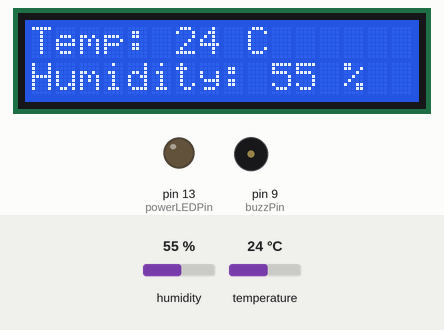
The sketch below on a simulated Arduino Uno, built with avr-gcc and run on an emulated ATmega328P. Parts: 16×2 character LCD, output pins drawn as LEDs (lit = HIGH), buzzer (waves = sounding). Inputs (shaded band) come from the test bench; at power-on: humidity 55 %, temperature 24 °C. No radio packets arrive unless stated.

Above: at 3.2 s.
3.3 s: humidity set to 53 %
At 11.5 s:
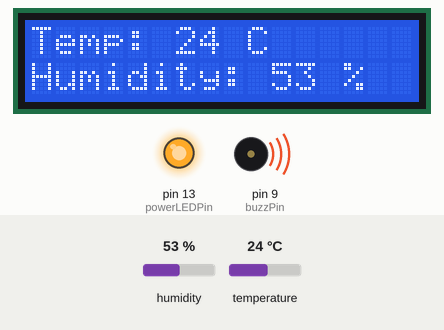
11.8 s: humidity set to 56 %
At 19.6 s:
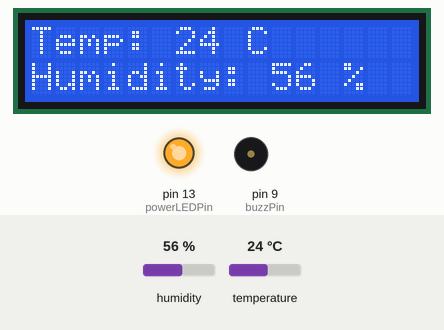
19.9 s: temperature set to 20 °C
At 26.9 s:
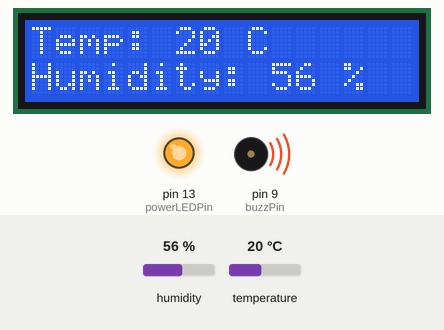
28.0 s: temperature set to 12 °C
At 35.5 s:
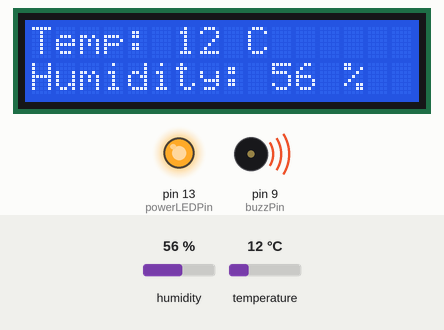
Timing chart, 0 to 37.0 s (numbered marks = the images above; inputs shaded):
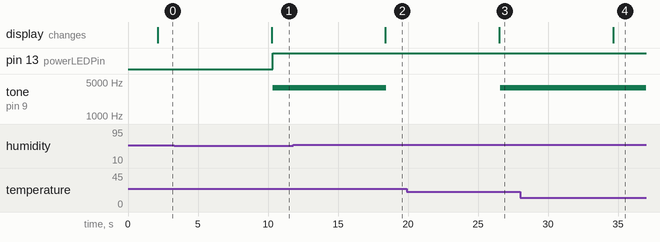

Measured:
- the behaviour switches between 55 and 54 % on humidity (found by bisection; images 0 and 1)
- the behaviour switches between 22 and 21 °C on temperature (found by bisection; images 2 and 3)
- after the input at 3.3 s, pin 13 (powerLEDPin): LOW → HIGH after 7.0 s; tone on pin 9 (buzzPin): silent → 3776 Hz after 7.0 s; the display: changes after 7.0 s (image 1)
- after the input at 11.8 s, tone on pin 9 (buzzPin): 3776 Hz → silent after 6.7 s; the display: changes after 6.6 s (image 2)
- after the input at 19.9 s, tone on pin 9 (buzzPin): silent → 3776 Hz after 6.7 s; the display: changes after 6.6 s (image 3)
- after the input at 28.0 s, the display: changes after 6.6 s (image 4)

The sketch:

amkortech_avrtransmitter.ino
```cpp
#include <SoftwareSerial.h>
#include <RH_ASK.h>
#include<LiquidCrystal_I2C.h>
#include "DHT.h"

#define DHTPIN 10
#define DHTTYPE DHT11

DHT dht(DHTPIN, DHTTYPE);
LiquidCrystal_I2C lcd(0x3F,2,1,0,4,5,6,7,3, POSITIVE);

SoftwareSerial picSS(3,2);
SoftwareSerial gsmSerial(7,8);

String data;
int temp;
int relHum;
bool DEBUG=false;
int powerLEDPin=13;
int buzzPin=9;
int buzz=9;
String toReceiver;

RH_ASK driver; // PIN12
char msg[4];

void setup()
{
  dht.begin();
  pinMode(powerLEDPin, OUTPUT);
  pinMode(buzzPin, OUTPUT);
  //digitalWrite(buzzPin,HIGH);

  Serial.begin(9600);

  gsmSerial.begin(9600);
  //initGSM();
    picSS.begin(9600);
  if (!driver.init() && DEBUG)
  {
         //Serial.println("init failed");
  }

    lcd.begin(16,2);
  lcd.print("Loading...");
  delay(2000);

}

void loop()
{

  picSS.listen();

  int h = dht.readHumidity();
  // Read temperature as Celsius (the default)
  int t = dht.readTemperature();


  if(true)
  {
    //picSS.flush();


    toReceiver=String(t)+","+String(h);

    int tempTemp=t;
    int tempRelHum=h;

        if (isnan(h) || isnan(t) ) {

    return;
  }

    String rowOne="Temp: " + String(tempTemp) +  String(" C          ");
    String rowTwo="Humidity: " + String(tempRelHum)+  String(" %          ");

      lcd.setCursor(0,0);
      lcd.print(rowOne);
      lcd.setCursor(0,1);
      lcd.print(rowTwo);

    if(DEBUG)
    {
      Serial.println(data);
      Serial.print("Temperature: ");
      Serial.println(String(temp));
      Serial.print("Relative Humidity: ");
      Serial.println(String(relHum));
      Serial.print("To Receiver: ");
      Serial.println(toReceiver);
    }

      toReceiver.toCharArray(msg,6);
      //Serial.println(msg);

      //Serial.println(tempTemp);
      //Serial.println(tempRelHum);

      if(tempTemp!=0 && tempRelHum!=0)
      {
      driver.send((uint8_t *)msg, strlen(msg));
      driver.waitPacketSent();

      if(tempTemp<22 || tempTemp>29 || tempRelHum<55 || tempRelHum>65)
      {
            digitalWrite(powerLEDPin,HIGH);
        // Send SMS and alarm.
        //digitalWrite(buzzPin,HIGH);
        tone(buzzPin, 35000000);
        //Serial.println(String(relHum));
        //Serial.println("buzz");
        //sendSMS("Warning, temperature is: " + String(tempTemp) + " C" + ". Relative humidity is: " + String(tempRelHum) + "%");
      }
      else
      {
        noTone(buzzPin);
      }
      }
  }


     delay(8000);
}

void sendSMS(String text)
{

  /////////////////////////////////////////////////////////////

  Serial.println("Sending Text...");
  gsmSerial.println("AT+CMGF=1");
  delay(1000);
  //siren();
  gsmSerial.print("AT+CMGS=\"+639776811077\"\r");
  //gsmSerial.print("AT+CMGS=\"+639396182624\"\r");


  delay(1000);
  //siren();
  gsmSerial.print(text);
  delay(1000);
  //siren();
  gsmSerial.print((char)26);
  delay(1000);
  //siren();
  gsmSerial.println();
  Serial.println("Message sent!");
  delay(1000);

  ///////////////////////////////////////////////////////////

}

void initGSM()
{
  while (!gsmSerial.available())
  {
    gsmSerial.println("AT");
    delay(1000);
    Serial.println("Connecting...");
  }

  Serial.println("Connected!");

  gsmSerial.println("AT+CMGF=1");

  delay(1000);
  gsmSerial.println("AT+CNMI=1,2,0,0,0");
  delay(1000);

  Serial.println("DEBUG");
  gsmSerial.println("AT+CMGL=\"REC UNREAD\"");
  delay(1000);
  gsmSerial.println("AT+CMGDA=\"DEL ALL\"");
  delay(1000);

  Serial.println("All messages deleted!");

  Serial.println("Sending Text...");

  gsmSerial.println("AT+CMGF=1");
  delay(1000);

  gsmSerial.print("AT+CMGS=\"+639776811077\"\r");
  //gsmSerial.print("AT+CMGS=\"+639396182624\"\r");
  delay(1000);

  gsmSerial.print("Amkortech Device Initialized!");
  delay(1000);

  gsmSerial.print((char)26);
  delay(1000);

  gsmSerial.println();

  Serial.println("Message sent!");

}

void siren() {
  // Whoop up
  for(int hz = 440; hz < 1000; hz+=25){
    tone(buzz, hz, 50);
    delay(20);
   //for(int i=3;i<=7;i++)
    //digitalWrite(i,HIGH);
  }
  // Whoop down
  for(int hz = 1000; hz > 440; hz-=25){
    tone(buzz, hz, 50);
    delay(20);
    //for(int i=3;i<=7;i++)
   // {
    //  digitalWrite(i,LOW);
     // digitalWrite(i+5,HIGH);
    //  }
  }
  noTone(buzz);
  digitalWrite(buzz,HIGH);
}

void sirenv2()
{
  for(int i=0; i<5; i++)
  {
      digitalWrite(buzzPin, HIGH);
      delay(500);
      digitalWrite(buzzPin, LOW);
      delay(500);
  }
}
```
